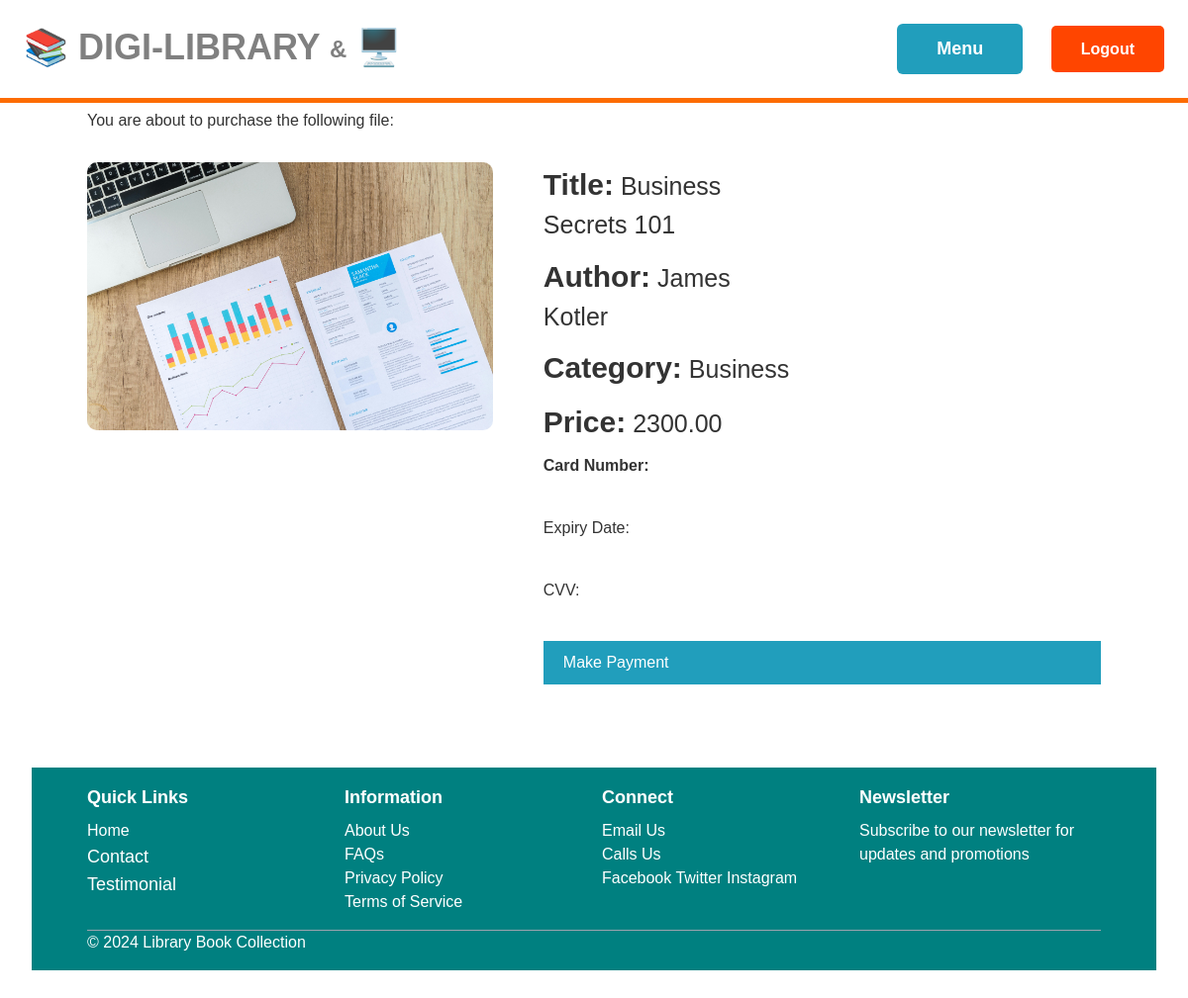
Page /file/1/payment/ (signed in) on the committed database.
### file/models.py (models this page shows, shortened)
class File(models.Model):
    title = models.CharField(max_length=100)
    author = models.CharField(max_length=100)
    publication_year = models.PositiveIntegerField()
    category = models.ForeignKey(Category, related_name='files', on_delete=models.CASCADE)
    language = models.CharField(max_length=50)
    description = models.TextField(blank=True, null=True)
    available = models.BooleanField(default=True)
    rating = models.DecimalField(max_digits=3, decimal_places=2, null=True, blank=True)
    num_ratings = models.IntegerField(default=0)
    price = models.DecimalField(max_digits=10, decimal_places=2)
    image = models.ImageField(upload_to='file_images', blank=True, null=True)
    created_by = models.ForeignKey(User, related_name='uploaded_files', on_delete=models.CASCADE)
    created_at = models.DateTimeField(auto_now_add=True)
    file_type = models.CharField(max_length=50, choices=[('pdf', 'PDF'), ('slides', 'Slides'), ('doc', 'Doc')])
    file = models.FileField(upload_to='docs/')

class Category(models.Model):
    name = models.CharField(max_length=255)
    class Meta:
        ordering = ('name',)
        verbose_name_plural = 'Categories'
    def __str__(self):
        return self.name

### file/views.py (the view)
# urls.py: path('<int:file_id>/payment/', views.payment, name='payment'),
@login_required
def payment(request, file_id):
    file = get_object_or_404(File, pk=file_id)
    return render(request, 'file/payment.html', {'file': file})

### file/templates/file/payment.html (shortened to what this page needs)
{% extends 'books/base.html' %}
{% block content %}
	<h1 style="font-size: 24px; font-weight: bold; margin-bottom: 10px;">Payment Details</h1>
	<p style="font-size: 16px; margin-bottom: 10px;">You are about to purchase the following file:</p>
	<div style="display: flex; justify-content: space-between; margin-bottom: 20px;">
	    <div style="width: 40%;">
	        <img src="{{ file.image.url }}" alt="{{ file.title }}" style="max-width: 100%; height: auto; border-radius: 10px;">
	    </div>
	    <div style="width: 55%;">
	    	<div style="width: 45%;">
		        <p style="font-size: 25px; margin-bottom: 10px;"><strong style="font-weight: bold; font-size: 30px;">Title:</strong> {{ file.title }}</p>
	    	</div>
	    	<div style="width: 45%;">
		        <p style="font-size: 25px; margin-bottom: 10px;"><strong style="font-weight: bold; font-size: 30px;">Author:</strong> {{ file.author }}</p>
		    </div>
		    <div style="width: 45%;">
		        <p style="font-size: 25px; margin-bottom: 10px;"><strong style="font-weight: bold; font-size: 30px;">Category:</strong> {{ file.category }}</p>
		    </div>
		   	<div style="width: 45%;">
		        <p style="font-size: 25px; margin-bottom: 10px;"><strong style="font-weight: bold; font-size: 30px;">Price:</strong> {{ file.price }}</p>
		    </div>
	        <form action="{% url 'file:process_payment' file_id=file.id %}" method="post" style="display: flex; flex-direction: column; width: 100%;">
	            <label for="card_number" style="font-size: 16px; margin-bottom: 5px;"><strong>Card Number:</strong></label>
	            <input type="text" id="card_number" name="card_number" required style="margin-bottom: 10px;">
	            <label for="expiry_date" style="font-size: 16px; margin-bottom: 5px;">Expiry Date:</label>
	            <input type="text" id="expiry_date" name="expiry_date" required style="margin-bottom: 10px;">
	            <label for="cvv" style="font-size: 16px; margin-bottom: 5px;">CVV:</label>
	            <input type="text" id="cvv" name="cvv" required style="margin-bottom: 10px;">
	            <a href="{% url 'file:process_payment' file_id=file.id %}" style="font-size: 16px; background-color: #219ebc; color: white; padding: 10px 20px; border: none; cursor: pointer;">Make Payment</a>
	        </form>
	    </div>
	</div>
{% endblock %}

### books/templates/books/base.html (style rules this page uses)
html { scroll-behavior: smooth; }

### rows in the picture
File: image (picture), title "Business Secrets 101", author "James Kotler", category "Business", price "2300.00"
